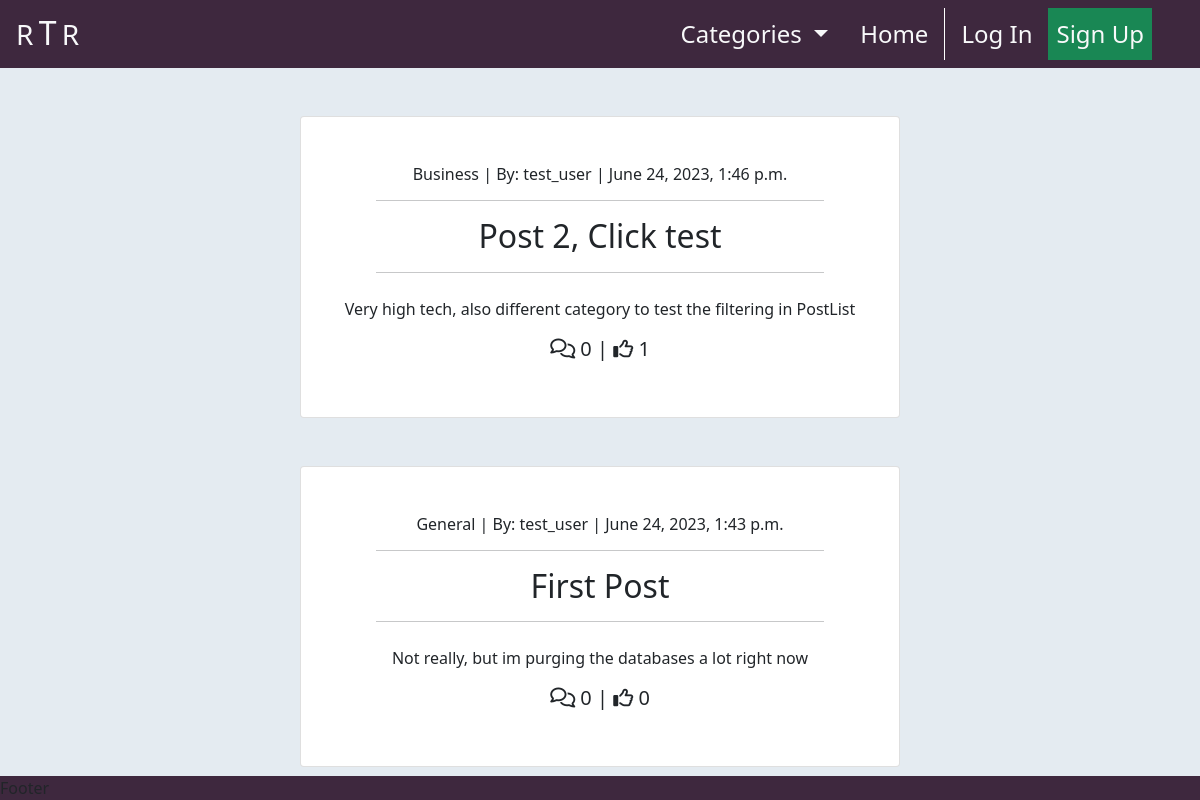
The page / on the database its author committed.
### newssite/models.py (models this page shows, shortened)
class Post(models.Model):
    title = models.CharField(max_length=200, unique=True)
    slug = models.SlugField(max_length=200, unique=True, blank=True)
    author = models.ForeignKey(
        User,
        on_delete=models.CASCADE,
        related_name='posts'
    )
    updated_on_date = models.DateTimeField(auto_now=True)
    excerpt = models.TextField(max_length=300, blank=True)
    content = models.TextField()
    category = models.ForeignKey(
        Category,
        max_length=30,
        null=True,
        blank=True,
        on_delete=models.SET_NULL
    )
    featured_image = CloudinaryField('image', default='placeholder')
    created_on = models.DateTimeField(auto_now_add=True)
    status = models.IntegerField(choices=STATUS, default=1)
    likes = models.ManyToManyField(User, related_name='likes', blank=True)
    class Meta:
        ordering = ['-created_on']

class Category(models.Model):
    class Meta:
        verbose_name_plural = 'Categories'
    name = models.CharField(max_length=254)
    programatic = models.CharField(max_length=254, null=True, blank=True)
    def __str__(self):
        return self.name

### newssite/views.py (the view)
# urls.py: path('', views.PostList.as_view(), name="index"),
class PostList(ListView):
    model = Post
    ordering = ['-created_on']
    template_name = "newssite/index.html"
    paginate_by = 3
    def get_queryset(self):
        category = self.request.GET.get('category')
        if category is not None:
            return Post.objects.filter(
                category=category).order_by('-created_on')
        return Post.objects.all().order_by('-created_on')

### newssite/context_processors.py (called while the page is built)
def categories(request):
    return {
        'categories': Category.objects.all()
    }

### newssite/templates/newssite/index.html (shortened to what this page needs)
{% extends "base.html" %}
{% load static %}
{% block content %}
    <div class="container-fluid p-0">
        <div class="row g-0">
            <div class="col-md-8 col-lg-6 offset-md-2 offset-lg-3 text-center">
                {% for post in post_list %}
                        <div class="card mt-5 card-border mb-2">
                            <a href="{% url 'post_detail' post.slug %}" class="post-detail-link d-block my-5 text-dark text-decoration-none">
                                <h6>{{ post.category.name }} | By: {{ post.author | safe }}
                                    <span class="post-date"> | {{ post.created_on }}</span>
                                </h6>
                                <hr class="w-75" style="margin-left: 12.5%;">
                                <h2 class="card-title">
                                    {{ post.title }}
                                </h2>
                                <hr class="w-75" style="margin-left: 12.5%;">
                                {% if post.excerpt %}
                                    <p class="mt-4 mx-2">{{ post.excerpt }}</p>
                                {% endif %}
                                <h5>
                                    <span><i class="fa-regular fa-comments"></i> {{ post.comments.count }}</span> |
                                    <span><i class="fa-regular fa-thumbs-up"></i> {{ post.likes.count }}</span>
                                </h5>
                            </a>
                        </div>
                {% endfor %}
            </div>
        </div>
    </div>
{% endblock %}

### static/css/base.css (style rules this page uses)
.bg-alice { background-color: #E4EBF1; }

### rows shown on the page
Post: category.name "Business", author "test_user", created_on "June 24, 2023, 1:46 p.m.", title "Post 2, Click test", excerpt "Very high tech, also different category to test the filtering in PostList", comments.count "0", likes.count "1"
Post: category.name "General", author "test_user", created_on "June 24, 2023, 1:43 p.m.", title "First Post", excerpt "Not really, but im purging the databases a lot right now", comments.count "0", likes.count "0"
